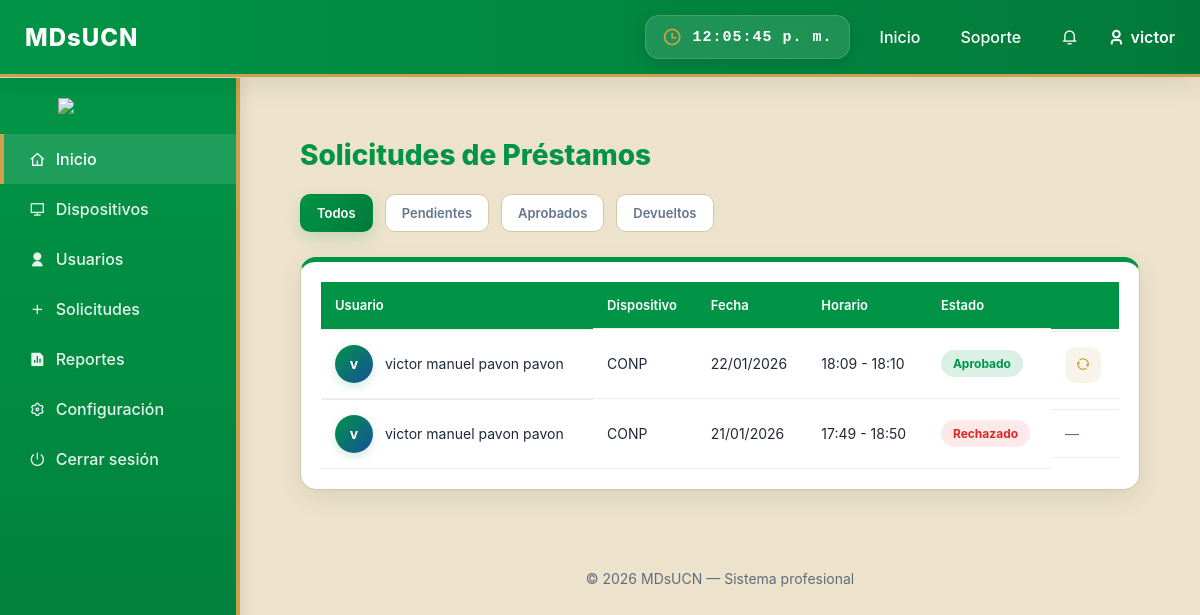
/prestamos/ (signed in), run on an earlier commit of the app's database.
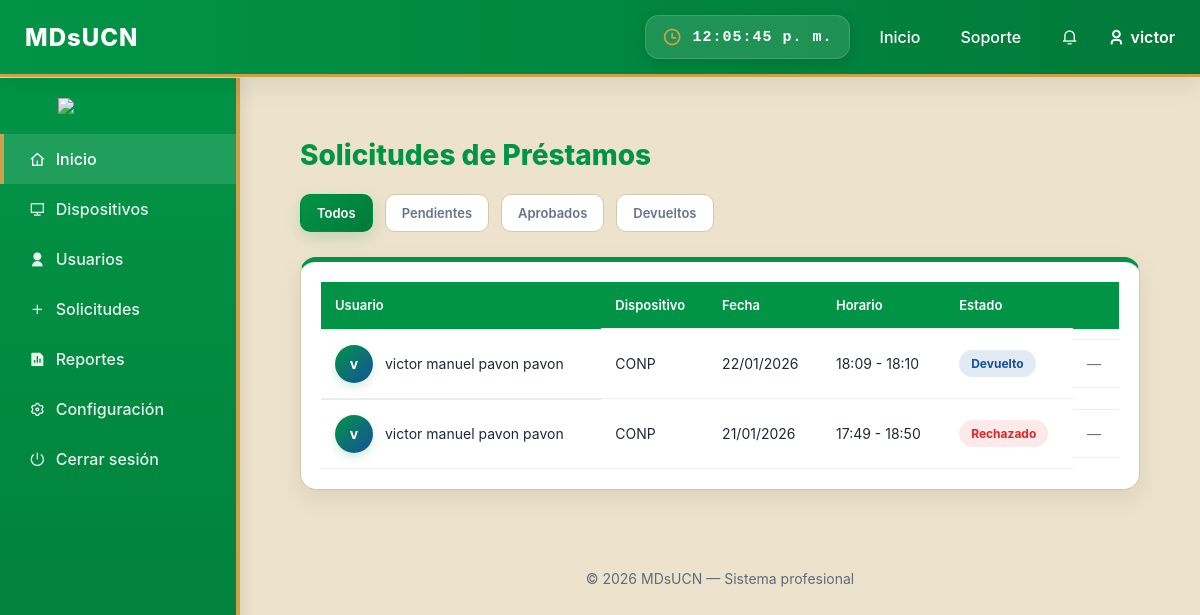
And on a later commit of the database.
### appOne/models.py (models this page shows, shortened)
class Prestamo(models.Model):
    ESTADO_PENDIENTE = 'pendiente'
    ESTADO_APROBADO = 'aprobado'
    ESTADO_RECHAZADO = 'rechazado'
    ESTADO_DEVUELTO = 'devuelto'
    ESTADO_CHOICES = [
        (ESTADO_PENDIENTE, 'Pendiente'),
        (ESTADO_APROBADO, 'Aprobado'),
        (ESTADO_RECHAZADO, 'Rechazado'),
        (ESTADO_DEVUELTO, 'Devuelto'),
    ]
    usuario = models.ForeignKey(
        'Usuario',
        on_delete=models.CASCADE,
        related_name="prestamos"
    )
    dispositivo = models.ForeignKey(
        'Dispositivo',
        on_delete=models.CASCADE,
        related_name="prestamos"
    )
    motivo = models.TextField()
    fecha_uso = models.DateField()
    hora_inicio = models.TimeField()
    hora_entrega = models.TimeField()
    estado = models.CharField(
        max_length=10,
        choices=ESTADO_CHOICES,
        default=ESTADO_PENDIENTE
    )
    fecha_solicitud = models.DateTimeField(auto_now_add=True)

class Usuario(AbstractUser):
    username = models.CharField(max_length=150, unique=True)
    nombre_completo = models.CharField(max_length=150)
    correo_institucional = models.EmailField(unique=True)
    codigo = models.CharField(max_length=20, unique=True)
    rol = models.CharField(max_length=20, choices=ROLES, default="Docente")
    USERNAME_FIELD = "correo_institucional"
    REQUIRED_FIELDS = ["username", "nombre_completo", "codigo"]
    objects = UsuarioManager()

class Dispositivo(models.Model):
    nombre_dispositivo = models.CharField(max_length=100)
    marca = models.CharField(max_length=50)
    codigo_inventario = models.CharField(max_length=50, unique=True)
    imagen = models.ImageField(upload_to='dispositivos/', blank=True, null=True)
    descripcion = models.TextField(blank=True, null=True)
    accesorios = models.TextField(blank=True, null=True)
    observacion = models.TextField(blank=True, null=True)

### appOne/views.py (the view)
# urls.py: path('prestamos/', views.solicitudes_prestamos, name='solicitudes_prestamos'),
@login_required
def solicitudes_prestamos(request):
    estado = request.GET.get("estado")
    if request.user.rol == "Admin":
        prestamos = Prestamo.objects.all()
    else:
        prestamos = Prestamo.objects.filter(usuario=request.user)
    if estado and estado != "todos":
        prestamos = prestamos.filter(estado=estado)
    prestamos = prestamos.order_by("-fecha_solicitud")
    return render(request, "appOne/solicitudes.html", {
        "prestamos": prestamos,
        "estado_actual": estado or "todos"
    })

### appOne/templates/appOne/solicitudes.html
{% extends "appOne/dashboard.html" %}
{% load static %}
{% block extra_css %}
<link rel="stylesheet" href="{% static 'appOne/css/solicitudes.css' %}">
<link href="https://cdn.jsdelivr.net/npm/remixicon/fonts/remixicon.css" rel="stylesheet">
{% endblock %}
{% block contenido %}
<div class="solicitudes-container">
    <div class="header">
        <h2>Solicitudes de Préstamos</h2>
    </div>
    <div class="filtros">
        <a href="?estado=todos" class="filtro {% if estado_actual == 'todos' %}activo{% endif %}">Todos</a>
        <a href="?estado=pendiente" class="filtro {% if estado_actual == 'pendiente' %}activo{% endif %}">Pendientes</a>
        <a href="?estado=aprobado" class="filtro {% if estado_actual == 'aprobado' %}activo{% endif %}">Aprobados</a>
        <a href="?estado=devuelto" class="filtro {% if estado_actual == 'devuelto' %}activo{% endif %}">Devueltos</a>
    </div>
    <div class="table-wrapper">
        <table class="table-dashboard">
            <thead>
                <tr>
                    <th>Usuario</th>
                    <th>Dispositivo</th>
                    <th>Fecha</th>
                    <th>Horario</th>
                    <th>Estado</th>
                    {% if request.user.rol == "Admin" %}
                    <th></th>
                    {% endif %}
                </tr>
            </thead>
            <tbody>
                {% for p in prestamos %}
                <tr>
                    <td class="user-cell">
                        <div class="avatar">
                            {{ p.usuario.nombre_completo|slice:":1" }}
                        </div>
                        <span>{{ p.usuario.nombre_completo }}</span>
                    </td>
                    <td>{{ p.dispositivo.nombre_dispositivo }}</td>
                    <td>{{ p.fecha_uso|date:"d/m/Y" }}</td>
                    <td>{{ p.hora_inicio|time:"H:i" }} - {{ p.hora_entrega|time:"H:i" }}</td>
                    <td>
                        <span class="estado {{ p.estado|lower }}">
                            {{ p.estado|capfirst }}
                        </span>
                    </td>
                    {% if request.user.rol == "Admin" %}
                    <td class="acciones">
                        {% if p.estado == "pendiente" %}
                            <a href="{% url 'aprobar_prestamo' p.id %}" class="btn success">
                                <i class="ri-check-line"></i>
                            </a>
                            <a href="{% url 'rechazar_prestamo' p.id %}" class="btn danger">
                                <i class="ri-close-line"></i>
                            </a>
                        {% elif p.estado == "aprobado" %}
                            <a href="{% url 'devolver_prestamo' p.id %}" class="btn warning">
                                <i class="ri-refresh-line"></i>
                            </a>
                        {% else %}
                            <span class="text-muted">—</span>
                        {% endif %}
                    </td>
                    {% endif %}
                </tr>
                {% empty %}
                <tr>
                    <td colspan="{% if request.user.rol == 'Admin' %}6{% else %}5{% endif %}" class="no-data">
                        No hay solicitudes registradas
                    </td>
                </tr>
                {% endfor %}
            </tbody>
        </table>
    </div>
</div>
{% endblock %}

What changed in the data, as far as the page shows it:
changed Prestamo: estado "Aprobado" → "Devuelto"; now shows "—"
